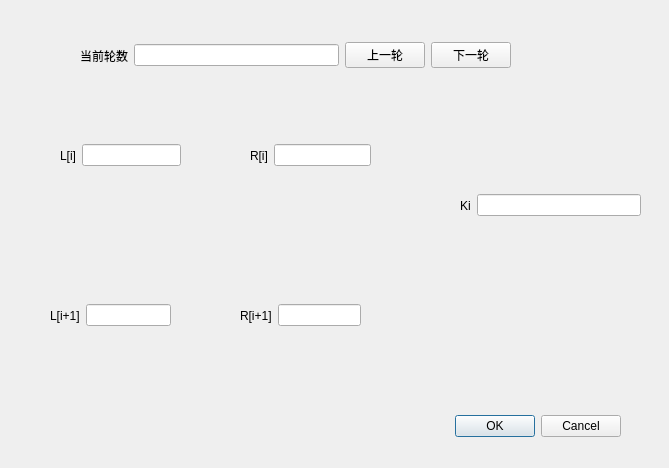
<?xml version="1.0" encoding="UTF-8"?>
<ui version="4.0">
 <class>Iteration_16_Dlg</class>
 <widget class="QDialog" name="Iteration_16_Dlg">
  <property name="geometry">
   <rect>
    <x>0</x>
    <y>0</y>
    <width>669</width>
    <height>468</height>
   </rect>
  </property>
  <property name="windowTitle">
   <string>Dialog</string>
  </property>
  <widget class="QDialogButtonBox" name="buttonBox">
   <property name="geometry">
    <rect>
     <x>280</x>
     <y>410</y>
     <width>341</width>
     <height>32</height>
    </rect>
   </property>
   <property name="orientation">
    <enum>Qt::Horizontal</enum>
   </property>
   <property name="standardButtons">
    <set>QDialogButtonBox::Cancel|QDialogButtonBox::Ok</set>
   </property>
  </widget>
  <widget class="QWidget" name="horizontalLayoutWidget">
   <property name="geometry">
    <rect>
     <x>80</x>
     <y>30</y>
     <width>431</width>
     <height>51</height>
    </rect>
   </property>
   <layout class="QHBoxLayout" name="horizontalLayout">
    <item>
     <widget class="QLabel" name="label">
      <property name="text">
       <string>当前轮数</string>
      </property>
     </widget>
    </item>
    <item>
     <widget class="QLineEdit" name="lineEdit_Cnt">
      <property name="readOnly">
       <bool>true</bool>
      </property>
     </widget>
    </item>
    <item>
     <widget class="QPushButton" name="pushButton_Per">
      <property name="text">
       <string>上一轮</string>
      </property>
     </widget>
    </item>
    <item>
     <widget class="QPushButton" name="pushButton_2">
      <property name="text">
       <string>下一轮</string>
      </property>
     </widget>
    </item>
   </layout>
  </widget>
  <widget class="QWidget" name="horizontalLayoutWidget_2">
   <property name="geometry">
    <rect>
     <x>60</x>
     <y>140</y>
     <width>121</width>
     <height>31</height>
    </rect>
   </property>
   <layout class="QHBoxLayout" name="horizontalLayout_2">
    <item>
     <widget class="QLabel" name="label_2">
      <property name="text">
       <string>L[i]</string>
      </property>
     </widget>
    </item>
    <item>
     <widget class="QLineEdit" name="lineEdit_Li">
      <property name="readOnly">
       <bool>true</bool>
      </property>
     </widget>
    </item>
   </layout>
  </widget>
  <widget class="QWidget" name="horizontalLayoutWidget_3">
   <property name="geometry">
    <rect>
     <x>250</x>
     <y>140</y>
     <width>121</width>
     <height>31</height>
    </rect>
   </property>
   <layout class="QHBoxLayout" name="horizontalLayout_3">
    <item>
     <widget class="QLabel" name="label_3">
      <property name="text">
       <string>R[i]</string>
      </property>
     </widget>
    </item>
    <item>
     <widget class="QLineEdit" name="lineEdit_Ri">
      <property name="readOnly">
       <bool>true</bool>
      </property>
     </widget>
    </item>
   </layout>
  </widget>
  <widget class="QWidget" name="horizontalLayoutWidget_4">
   <property name="geometry">
    <rect>
     <x>240</x>
     <y>300</y>
     <width>121</width>
     <height>31</height>
    </rect>
   </property>
   <layout class="QHBoxLayout" name="horizontalLayout_4">
    <item>
     <widget class="QLabel" name="label_4">
      <property name="text">
       <string>R[i+1]</string>
      </property>
     </widget>
    </item>
    <item>
     <widget class="QLineEdit" name="lineEdit_Next_Ri">
      <property name="readOnly">
       <bool>true</bool>
      </property>
     </widget>
    </item>
   </layout>
  </widget>
  <widget class="QWidget" name="horizontalLayoutWidget_5">
   <property name="geometry">
    <rect>
     <x>50</x>
     <y>300</y>
     <width>121</width>
     <height>31</height>
    </rect>
   </property>
   <layout class="QHBoxLayout" name="horizontalLayout_5">
    <item>
     <widget class="QLabel" name="label_5">
      <property name="text">
       <string>L[i+1]</string>
      </property>
     </widget>
    </item>
    <item>
     <widget class="QLineEdit" name="lineEdit_Next_Li">
      <property name="readOnly">
       <bool>true</bool>
      </property>
     </widget>
    </item>
   </layout>
  </widget>
  <widget class="QWidget" name="horizontalLayoutWidget_6">
   <property name="geometry">
    <rect>
     <x>460</x>
     <y>190</y>
     <width>181</width>
     <height>31</height>
    </rect>
   </property>
   <layout class="QHBoxLayout" name="horizontalLayout_6">
    <item>
     <widget class="QLabel" name="label_6">
      <property name="text">
       <string>Ki</string>
      </property>
     </widget>
    </item>
    <item>
     <widget class="QLineEdit" name="lineEdit_Key">
      <property name="readOnly">
       <bool>true</bool>
      </property>
     </widget>
    </item>
   </layout>
  </widget>
 </widget>
 <resources/>
 <connections>
  <connection>
   <sender>buttonBox</sender>
   <signal>accepted()</signal>
   <receiver>Iteration_16_Dlg</receiver>
   <slot>accept()</slot>
   <hints>
    <hint type="sourcelabel">
     <x>248</x>
     <y>254</y>
    </hint>
    <hint type="destinationlabel">
     <x>157</x>
     <y>274</y>
    </hint>
   </hints>
  </connection>
  <connection>
   <sender>buttonBox</sender>
   <signal>rejected()</signal>
   <receiver>Iteration_16_Dlg</receiver>
   <slot>reject()</slot>
   <hints>
    <hint type="sourcelabel">
     <x>316</x>
     <y>260</y>
    </hint>
    <hint type="destinationlabel">
     <x>286</x>
     <y>274</y>
    </hint>
   </hints>
  </connection>
 </connections>
</ui>
